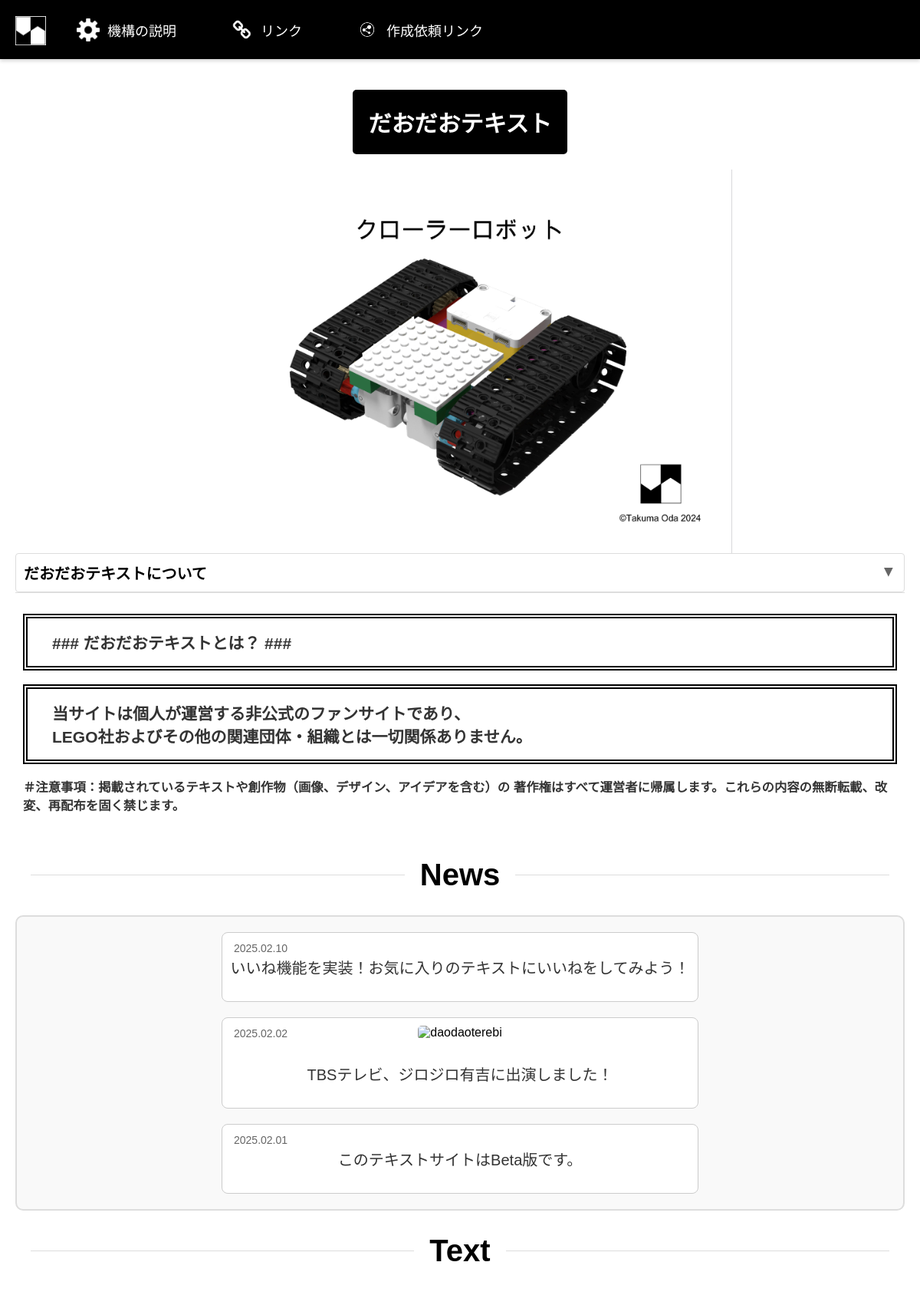
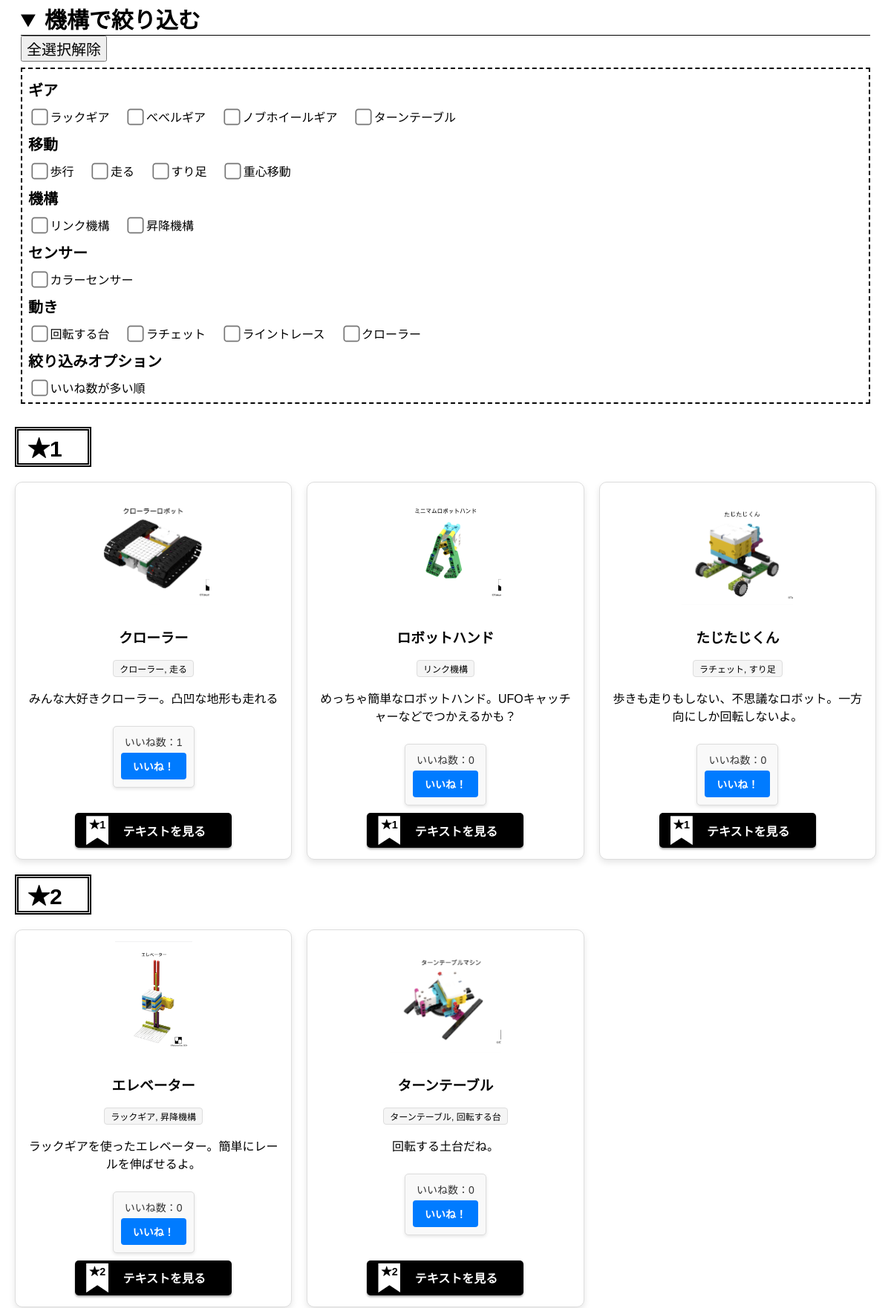
The page / (upper part) on the database its author committed (2 pictures, top to bottom).
### app/main/models.py (models this page shows)
class Text(db.Model):
    __tablename__ = 'texts'
    id = db.Column(db.Integer, primary_key=True)
    title = db.Column(db.String(100), nullable=False)
    context = db.Column(db.Text, nullable=True)
    mechanism = db.Column(db.String(100), nullable=True)
    pdf_path = db.Column(db.String(200), nullable=True)
    text_png = db.Column(db.String(200), nullable=True)
    stars = db.Column(db.Integer, nullable=False)
    likes = db.Column(db.Integer, nullable=False, default=0)

### app/main/routes.py (the view)
@main_bp.route('/')
def index():
    selected_mechanisms = request.args.getlist('mechanisms')
    print(f"Selected mechanisms: {selected_mechanisms}")  # デバッグ用
    texts = Text.query
    if selected_mechanisms:
        filters = [Text.mechanism.contains(mechanism) for mechanism in selected_mechanisms]
        texts = texts.filter(or_(*filters))
    texts = texts.all()
    texts_by_star = {}
    for text in texts:
        texts_by_star.setdefault(text.stars, []).append(text)
    return render_template('index.html', texts_by_star=texts_by_star, selected_mechanism=selected_mechanisms)

### templates/index.html (shortened to what this page needs)
<!DOCTYPE html>
<html lang="ja">
<head>
    <link rel="stylesheet" href="{{ url_for('static', filename='css/mainstyle.css') }}">
</head>
<body>
    <header class="header">
        <div class="logo">
            <a href="{{ url_for('main.index') }}">
                <img src="{{ url_for('static', filename='uploads/だおだおロゴ.png') }}" alt="だおだおテキスト" class="triangle-logo">
            </a>
        </div>
        <div class="nav">
            <div class="nav-item" onclick="toggleDropdown(this)">
                <img src="{{ url_for('static', filename='uploads/歯車.png') }}" alt="説明" class="nav-icon">
                機構の説明
            </div>
            <div class="nav-item" onclick="toggleDropdown(this)">
                <img src="{{ url_for('static', filename='uploads/リンク.png') }}" alt="リンク" class="nav-icon">
                リンク
            </div>
            <div class="nav-item" onclick="toggleDropdown(this)">
                <img src="{{ url_for('static', filename='uploads/作成依頼リンク.png') }}" alt="依頼" class="nav-icon">
                作成依頼リンク
            </div>
        </div>
    </header>
    <main class="main-content">
        <h1 class="title-plate">だおだおテキスト</h1>
        <div class="img-frame">
            <a href="{{ url_for('main.text_detail', id=1) }}" class="img-slide-link">
                <img src="{{ url_for('static', filename='uploads/クローラー.png') }}" alt="クローラー" class="img-slide">
            </a>
        </div>
        <section class="notice-title">
            <button class="toggle-button open" onclick="toggleDaodaoText()">だおだおテキストについて</button>
            <div id="daodao-text" class="hidden-content">
                <h2 class="title">### だおだおテキストとは？ ###</h2>
                <h2 class="notice">
                    当サイトは個人が運営する非公式のファンサイトであり、<br>
                    LEGO社およびその他の関連団体・組織とは一切関係ありません。
                </h2>
                <h3>
                    ＃注意事項：掲載されているテキストや創作物（画像、デザイン、アイデアを含む）の
                    著作権はすべて運営者に帰属します。これらの内容の無断転載、改変、再配布を固く禁じます。
                </h3>
            </div>
        </section>
        <div class="section-title">News</div>
        <div class="news-section">
            <div class="news-content">
                <div class="news-item">
                    <div class="news-date">2025.02.10</div>
                    <p class="news-text">いいね機能を実装！お気に入りのテキストにいいねをしてみよう！</p>
                </div>
                <div class="news-item">
                    <div class="news-date">2025.02.02</div>
                    <img src="{{ url_for('static', filename='uploads/だおだおテレビ.png') }}" alt="daodaoterebi" class="news-image">
                    <p class="news-text">TBSテレビ、ジロジロ有吉に出演しました！</p>
                </div>
                <div class="news-item">
                    <div class="news-date">2025.02.01</div>
                    <p class="news-text">このテキストサイトはBeta版です。</p>
                </div>
            </div>
        </div>
        <div class="section-title">Text</div>
        <form method="get" action="{{ url_for('main.index') }}" id="search-form">
            <div class="mechanism">
                <details id="mechanism-details" open>
                    <summary>機構で絞り込む</summary>
                    <button type="button" class="clear-button" onclick="clearAllCheckboxes()">全選択解除</button>
                    <div class="box1">
                        <h3>ギア</h3>
                        <div class="button">
                            {% for mechanism in ["ラックギア", "べべルギア", "ノブホイールギア", "ターンテーブル"] %}
                            <label>
                                <input
                                    type="checkbox" name="mechanisms" value="{{ mechanism }}" onchange="submitForm()"
                                    {% if mechanism in selected_mechanism %}checked{% endif %}>
                                {{ mechanism }}
                            </label>
                            {% endfor %}
                        </div>
                        <h3>移動</h3>
                        <div class="button">
                            {% for mechanism in ["歩行", "走る", "すり足", "重心移動"] %}
                            <label>
                                <input
                                    type="checkbox" name="mechanisms" value="{{ mechanism }}" onchange="submitForm()"
                                    {% if mechanism in selected_mechanism %}checked{% endif %}>
                                {{ mechanism }}
                            </label>
                            {% endfor %}
                        </div>
                        <h3>機構</h3>
                        <div class="button">
                            {% for mechanism in ["リンク機構", "昇降機構"] %}
                            <label>
                                <input
                                    type="checkbox" name="mechanisms" value="{{ mechanism }}" onchange="submitForm()"
                                    {% if mechanism in selected_mechanism %}checked{% endif %}>
                                {{ mechanism }}
                            </label>
                            {% endfor %}
                        </div>
                        <h3>センサー</h3>
                        <div class="button">
                            {% for mechanism in ["カラーセンサー"] %}
                            <label>
                                <input
                                    type="checkbox" name="mechanisms" value="{{ mechanism }}" onchange="submitForm()"
                                    {% if mechanism in selected_mechanism %}checked{% endif %}>
                                {{ mechanism }}
                            </label>
                            {% endfor %}
                        </div>
                        <h3>動き</h3>
                        <div class="button">
                            {% for mechanism in ["回転する台", "ラチェット", "ライントレース", "クローラー"] %}
                            <label>
                                <input
                                    type="checkbox" name="mechanisms" value="{{ mechanism }}" onchange="submitForm()"
                                    {% if mechanism in selected_mechanism %}checked{% endif %}>
                                {{ mechanism }}
                            </label>
                            {% endfor %}
                        </div>
                        <h3>絞り込みオプション</h3>
                        <div class="button">
                            <label>
                                <input type="checkbox" name="sort_by_likes" id="sort-by-likes" onchange="sortByLikes()">
                                いいね数が多い順
                            </label>
                        </div>
                    </div>
                </details>
            </div>
        </form>
        {% for star, texts in texts_by_star.items() %}
        <section>
            <div class="stars_box">
                <h2 class="text_star">★{{ star }}</h2>
            </div>
            <div class="grid-container">
                {% for text in texts %}
                <div class="grid-item">
                    <img src="{{ url_for('static', filename=text.text_png) }}" alt="{{ text.title }}">
                    <h3>{{ text.title }}</h3>
                    <small>
                        {% for mechanism in text.mechanism.split('、') %}
                        <span class="mechanism-tag">{{ mechanism.strip() }}</span>
                        {% endfor %}
                    </small>
                    <p>{{ text.context }}</p>
                    <div class="like-container">
                        <p>いいね数：<span id="likes-{{ text.id }}">{{ text.likes }}</span></p>
                        <button class="like-button" data-text-id="{{ text.id }}">いいね！</button>
                    </div>
                    <a href="{{ url_for('main.text_detail', id=text.id) }}" class="button-50" data-stars="{{ star }}">
                        テキストを見る
                    </a>
                </div>
                {% endfor %}
            </div>
        </section>
        {% endfor %}
    </main>
</body>
</html>

### rows shown on the page
Text: text_png+title (picture), title "クローラー", strip "クローラー, 走る", context "みんな大好きクローラー。凸凹な地形も走れる", likes "1"
Text: text_png+title (picture), title "ロボットハンド", strip "リンク機構", context "めっちゃ簡単なロボットハンド。UFOキャッチャーなどでつかえるかも？", likes "0"
Text: text_png+title (picture), title "たじたじくん", strip "ラチェット, すり足", context "歩きも走りもしない、不思議なロボット。一方向にしか回転しないよ。", likes "0"
Text: text_png+title (picture), title "エレベーター", strip "ラックギア, 昇降機構", context "ラックギアを使ったエレベーター。簡単にレールを伸ばせるよ。", likes "0"
Text: text_png+title (picture), title "ターンテーブル", strip "ターンテーブル, 回転する台", context "回転する土台だね。", likes "0"

### other values the page prints
{{ mechanism }} "ラックギア" "べべルギア" "ノブホイールギア" "ターンテーブル"
{{ mechanism }} "歩行" "走る" "すり足" "重心移動"
{{ mechanism }} "リンク機構" "昇降機構"
{{ mechanism }} "カラーセンサー"
{{ mechanism }} "回転する台" "ラチェット" "ライントレース" "クローラー"
{{ star }} "1" "2"
